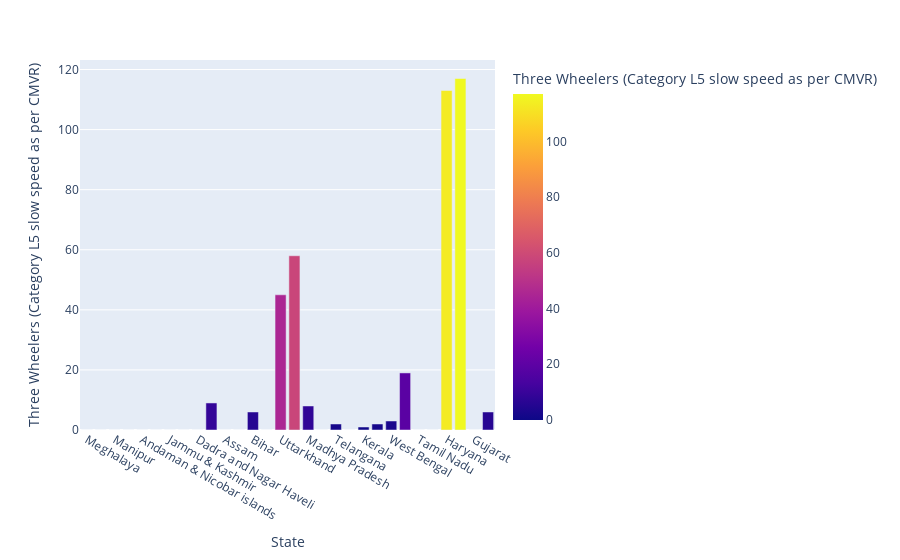

Here is the notebook cell this chart was saved with:
### Code cell
fig = px.bar(data,x = 'State',y = 'Three Wheelers (Category L5 slow speed as per CMVR)',color = 'Three Wheelers (Category L5 slow speed as per CMVR)')
pio.show(fig)

### Figure 1 — Plotly figure (JSON) as saved in the notebook; plotly's stock layout.template omitted (floating-point values rounded to 4 significant figures)
{"data": [{"alignmentgroup": "True", "hovertemplate": "State=%{x}<br>Three Wheelers (Category L5 slow speed as per CMVR)=%{marker.color}<extra></extra>", "legendgroup": "", "marker": {"color": [0, 0, 0, 0, 0, 0, 0, 0, 0, 9, 0, 0, 6, 0, 45, 58, 8, 0, 2, 0, 1, 2, 3, 19, 0, 0, 113, 117, 0, 6], "coloraxis": "coloraxis", "pattern": {"shape": ""}}, "name": "", "offsetgroup": "", "orientation": "v", "showlegend": false, "textposition": "auto", "type": "bar", "x": ["Meghalaya", "Nagaland", "Manipur", "Tripura", "Andaman & Nicobar islands", "Himachal Pradesh", "Jammu & Kashmir", "Goa", "Dadra and Nagar Haveli", "Jharkhand", "Assam", "Chandigarh", "Bihar", "Odisha", "Uttarkhand", "Chhattisgarh", "Madhya Pradesh", "Punjab", "Telangana", "Andhra Pradesh", "Kerala", "Karnataka", "West Bengal", "Rajasthan", "Tamil Nadu", "Delhi", "Haryana", "Uttar Pradesh", "Gujarat", "Maharashtra"], "xaxis": "x", "y": [0, 0, 0, 0, 0, 0, 0, 0, 0, 9, 0, 0, 6, 0, 45, 58, 8, 0, 2, 0, 1, 2, 3, 19, 0, 0, 113, 117, 0, 6], "yaxis": "y"}], "layout": {"autosize": true, "barmode": "relative", "coloraxis": {"colorbar": {"title": {"text": "Three Wheelers (Category L5 slow speed as per CMVR)"}}, "colorscale": [[0, "#0d0887"], [0.1111, "#46039f"], [0.2222, "#7201a8"], [0.3333, "#9c179e"], [0.4444, "#bd3786"], [0.5556, "#d8576b"], [0.6667, "#ed7953"], [0.7778, "#fb9f3a"], [0.8889, "#fdca26"], [1, "#f0f921"]]}, "legend": {"tracegroupgap": 0}, "margin": {"t": 60}, "xaxis": {"anchor": "y", "autorange": true, "domain": [0, 1], "range": [-0.5, 29.5], "title": {"text": "State"}, "type": "category"}, "yaxis": {"anchor": "x", "autorange": true, "domain": [0, 1], "range": [0, 123.2], "title": {"text": "Three Wheelers (Category L5 slow speed as per CMVR)"}, "type": "linear"}}}
